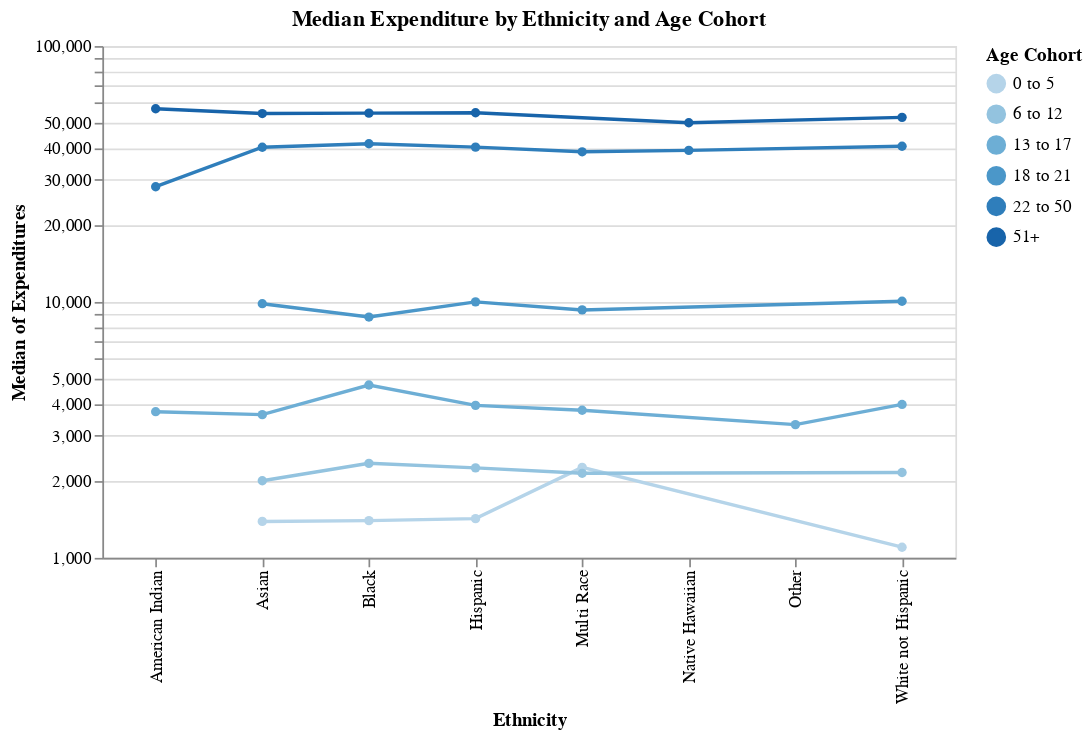

Notebook cell for this chart:
### Markdown cell above
Now as a final step in the analysis, you'll visualize your results. The idea is simple: plot the estimated mean log expenditures for each group. Essentially you'll make a version of your figure 4 from part 1 in which the points are estimated rather than observed. So the model visualization graphic will look similar to this:

### Code cell
fig_4

### Figure 1 — Vega-Lite specification as saved in the notebook (floating-point values rounded to 4 significant figures; data arrays with more than 128 entries replaced by an {"elided": "..."} marker saying what was removed)
{"config": {"view": {"continuousWidth": 400, "continuousHeight": 300}}, "data": {"name": "data-e5ef0209b50d0199d6e360f5a09c4f39"}, "mark": {"type": "line", "point": true}, "encoding": {"color": {"field": "Age Cohort", "sort": {"field": "cohort_order", "order": "ascending"}, "type": "ordinal"}, "x": {"field": "Ethnicity", "type": "nominal"}, "y": {"aggregate": "median", "field": "Expenditures", "scale": {"type": "log"}, "type": "quantitative"}}, "title": "Median Expenditure by Ethnicity and Age Cohort", "width": 500, "$schema": "https://vega.github.io/schema/vega-lite/v4.17.0.json", "datasets": {"data-e5ef0209b50d0199d6e360f5a09c4f39": {"elided": "1000 records"}}}
